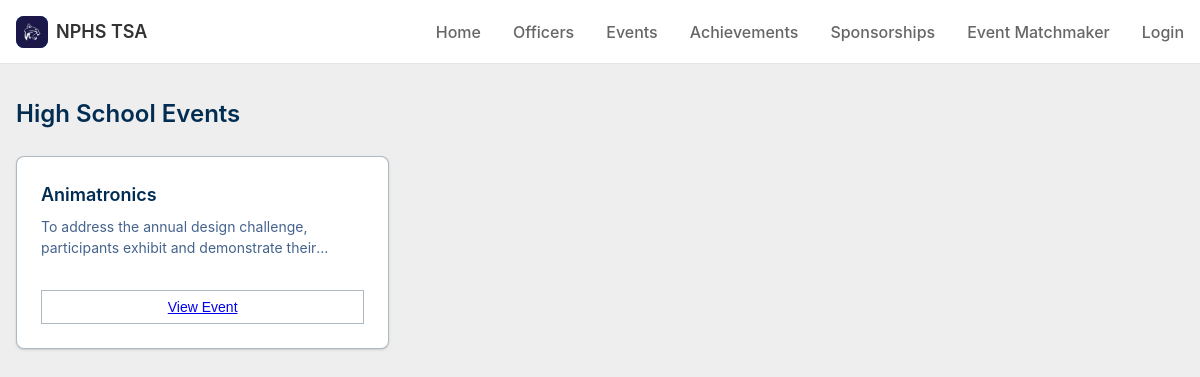
The app's page /events/, older data.
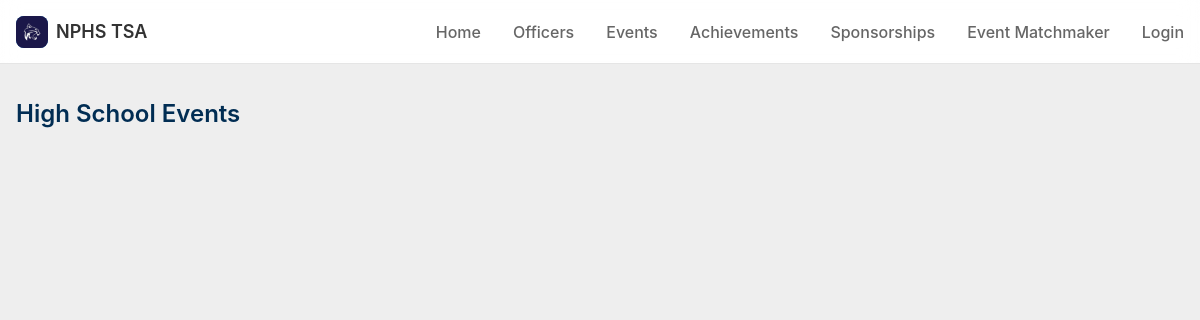
The same page, newer data.
### events/models.py (models this page shows, shortened)
class Event(models.Model):
    name = models.CharField(max_length=35)
    desc = models.TextField()
    prompt = models.CharField(max_length=200, blank=True, null=True)
    CEG = models.FileField(blank=True, null=True)
    competitors = models.JSONField(blank=True, null=True)
    captain = models.CharField(max_length=35, blank=True, null=True)

### events/views.py (the view)
# urls.py: path("", views.achievements_view, name="index"),
def index(request):
    events_list = Event.objects.all()
    print('recieved get')
    return render(request, "events/index.html", {"Events": events_list})

### authentication/templatetags/is_officer.py (called while the page is built)
@register.filter(name='is_officer')
def is_officer(user):
    return user.groups.filter(name="Officer").exists()

### coresite/templatetags/mycomponents.py (called while the page is built)
@register.inclusion_tag('components/navbar.html', takes_context=True)
def navbar(context, active_navbar_link, active_sidebar_link):
    user = context['request'].user
    return {
        'user': user,
        'is_authenticated': user.is_authenticated,
        'active_navbar_link': active_navbar_link,
        'active_sidebar_link': active_sidebar_link
    }

### events/templates/events/index.html (shortened to what this page needs)
<!DOCTYPE html>
<html lang="en">
<head>
    {% load static %}
    <link rel="stylesheet" href="{% static 'css/styles.css' %}">
    <link rel="stylesheet" href="{% static 'css/matchmaker.css' %}">
</head>
<body>
    {% load mycomponents %}
    {% load is_officer %}
    {% navbar "Events" "none" %}
    <div class="container">
        <main class="main">
            <section class="events-section">
                <h2 class="section-title">
                    High School Events
                </h2>
                {% if Events %}
                <div class="events-grid">
                    {% for event in Events %}
                    <div class="event-card">
                        <div class="event-header">
                            <h3 class="event-title">
                                {{event.name}}
                            </h3>
                            <p class="event-description">{{event.desc}}</p>
                        </div>
                        <div class="event-footer">
                            <button class="btn btn-outline"><a href="{% url 'event' event.id %}">View Event</a></button>
                        </div>
                    </div>
                    {% endfor %}
            </section>
            {% endif %}
        </main>
    </div>
</body>
</html>

Row changes from the older to the newer data that the page shows:
removed Event: name "Animatronics", desc "To address the annual design challenge, participants exhibit and demonstrate…"
